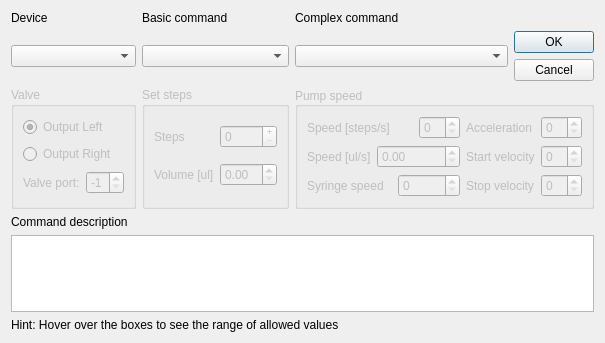
<?xml version="1.0" encoding="UTF-8"?>
<ui version="4.0">
 <class>DialogAddProgramStep</class>
 <widget class="QDialog" name="DialogAddProgramStep">
  <property name="geometry">
   <rect>
    <x>0</x>
    <y>0</y>
    <width>605</width>
    <height>343</height>
   </rect>
  </property>
  <property name="windowTitle">
   <string>Add Program Step</string>
  </property>
  <layout class="QGridLayout" name="gridLayout_4">
   <item row="0" column="0">
    <widget class="QLabel" name="labelDevice">
     <property name="text">
      <string>Device</string>
     </property>
    </widget>
   </item>
   <item row="0" column="1">
    <widget class="QLabel" name="labelBasicCommand">
     <property name="text">
      <string>Basic command</string>
     </property>
    </widget>
   </item>
   <item row="0" column="2">
    <widget class="QLabel" name="labelComplexCommand">
     <property name="text">
      <string>Complex command</string>
     </property>
    </widget>
   </item>
   <item row="1" column="0">
    <widget class="QComboBox" name="comboBoxDevice"/>
   </item>
   <item row="1" column="1">
    <widget class="QComboBox" name="comboBoxBasicCommands"/>
   </item>
   <item row="2" column="0">
    <widget class="QGroupBox" name="groupBoxValve">
     <property name="enabled">
      <bool>false</bool>
     </property>
     <property name="title">
      <string>Valve</string>
     </property>
     <layout class="QGridLayout" name="gridLayout_3">
      <item row="0" column="0" colspan="2">
       <widget class="QRadioButton" name="radioButtonOutputLeft">
        <property name="text">
         <string>Output Left</string>
        </property>
        <property name="checked">
         <bool>true</bool>
        </property>
       </widget>
      </item>
      <item row="1" column="0" colspan="2">
       <widget class="QRadioButton" name="radioButtonOutputRight">
        <property name="text">
         <string>Output Right</string>
        </property>
       </widget>
      </item>
      <item row="2" column="0">
       <widget class="QLabel" name="labelValvePort">
        <property name="text">
         <string>Valve port:</string>
        </property>
       </widget>
      </item>
      <item row="2" column="1">
       <widget class="QSpinBox" name="spinBoxValvePort">
        <property name="minimum">
         <number>-1</number>
        </property>
        <property name="maximum">
         <number>8</number>
        </property>
        <property name="value">
         <number>-1</number>
        </property>
       </widget>
      </item>
     </layout>
    </widget>
   </item>
   <item row="2" column="1">
    <widget class="QGroupBox" name="groupBoxSetSteps">
     <property name="enabled">
      <bool>false</bool>
     </property>
     <property name="title">
      <string>Set steps</string>
     </property>
     <layout class="QGridLayout" name="gridLayout_2">
      <item row="0" column="0">
       <widget class="QLabel" name="label_3">
        <property name="text">
         <string>Steps</string>
        </property>
       </widget>
      </item>
      <item row="1" column="1">
       <widget class="QDoubleSpinBox" name="spinBoxVolume"/>
      </item>
      <item row="0" column="1">
       <widget class="QSpinBox" name="spinBoxSteps">
        <property name="toolTip">
         <string/>
        </property>
        <property name="readOnly">
         <bool>false</bool>
        </property>
        <property name="buttonSymbols">
         <enum>QAbstractSpinBox::PlusMinus</enum>
        </property>
       </widget>
      </item>
      <item row="1" column="0">
       <widget class="QLabel" name="label_4">
        <property name="text">
         <string>Volume [ul]</string>
        </property>
       </widget>
      </item>
     </layout>
    </widget>
   </item>
   <item row="2" column="2" colspan="3">
    <widget class="QGroupBox" name="groupBoxPumpSpeed">
     <property name="enabled">
      <bool>false</bool>
     </property>
     <property name="title">
      <string>Pump speed</string>
     </property>
     <property name="alignment">
      <set>Qt::AlignLeading|Qt::AlignLeft|Qt::AlignVCenter</set>
     </property>
     <layout class="QGridLayout" name="gridLayout">
      <item row="0" column="0" colspan="3">
       <widget class="QLabel" name="labelSpeedSteps">
        <property name="text">
         <string>Speed [steps/s]</string>
        </property>
       </widget>
      </item>
      <item row="0" column="3">
       <widget class="QSpinBox" name="spinBoxSpeedSteps"/>
      </item>
      <item row="0" column="4">
       <widget class="QLabel" name="labelAcceleration">
        <property name="text">
         <string>Acceleration</string>
        </property>
       </widget>
      </item>
      <item row="0" column="5">
       <widget class="QSpinBox" name="spinBoxAcceleration"/>
      </item>
      <item row="1" column="0">
       <widget class="QLabel" name="labelSpeedVolume">
        <property name="text">
         <string>Speed [ul/s]</string>
        </property>
       </widget>
      </item>
      <item row="1" column="1" colspan="3">
       <widget class="QDoubleSpinBox" name="spinBoxSpeedVolume"/>
      </item>
      <item row="1" column="4">
       <widget class="QLabel" name="labelStartVelocity">
        <property name="text">
         <string>Start velocity</string>
        </property>
       </widget>
      </item>
      <item row="1" column="5">
       <widget class="QSpinBox" name="spinBoxStartVelocity"/>
      </item>
      <item row="2" column="0" colspan="2">
       <widget class="QLabel" name="labelSpeedSyringe">
        <property name="text">
         <string>Syringe speed</string>
        </property>
       </widget>
      </item>
      <item row="2" column="2" colspan="2">
       <widget class="QSpinBox" name="spinBoxSpeedSyringe"/>
      </item>
      <item row="2" column="4">
       <widget class="QLabel" name="labelStopVelocity">
        <property name="text">
         <string>Stop velocity</string>
        </property>
       </widget>
      </item>
      <item row="2" column="5">
       <widget class="QSpinBox" name="spinBoxStopVelocity"/>
      </item>
     </layout>
    </widget>
   </item>
   <item row="3" column="0">
    <widget class="QLabel" name="labelDescription">
     <property name="text">
      <string>Command description</string>
     </property>
    </widget>
   </item>
   <item row="4" column="0" colspan="5">
    <widget class="QTextEdit" name="textEditDescription">
     <property name="enabled">
      <bool>true</bool>
     </property>
     <property name="readOnly">
      <bool>true</bool>
     </property>
    </widget>
   </item>
   <item row="5" column="0" colspan="3">
    <widget class="QLabel" name="labelHInt">
     <property name="text">
      <string>Hint: Hover over the boxes to see the range of allowed values</string>
     </property>
    </widget>
   </item>
   <item row="1" column="2" colspan="2">
    <widget class="QComboBox" name="comboBoxComplexCommands"/>
   </item>
   <item row="1" column="4">
    <widget class="QDialogButtonBox" name="buttonBox">
     <property name="layoutDirection">
      <enum>Qt::LeftToRight</enum>
     </property>
     <property name="orientation">
      <enum>Qt::Vertical</enum>
     </property>
     <property name="standardButtons">
      <set>QDialogButtonBox::Cancel|QDialogButtonBox::Ok</set>
     </property>
     <property name="centerButtons">
      <bool>true</bool>
     </property>
    </widget>
   </item>
  </layout>
 </widget>
 <resources/>
 <connections>
  <connection>
   <sender>buttonBox</sender>
   <signal>accepted()</signal>
   <receiver>DialogAddProgramStep</receiver>
   <slot>accept()</slot>
   <hints>
    <hint type="sourcelabel">
     <x>534</x>
     <y>56</y>
    </hint>
    <hint type="destinationlabel">
     <x>291</x>
     <y>171</y>
    </hint>
   </hints>
  </connection>
  <connection>
   <sender>buttonBox</sender>
   <signal>rejected()</signal>
   <receiver>DialogAddProgramStep</receiver>
   <slot>reject()</slot>
   <hints>
    <hint type="sourcelabel">
     <x>534</x>
     <y>56</y>
    </hint>
    <hint type="destinationlabel">
     <x>291</x>
     <y>171</y>
    </hint>
   </hints>
  </connection>
 </connections>
</ui>
